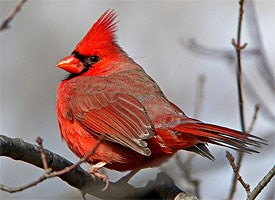
%> input picture hw4p/cardinal1.jpg, 275 x 200 px
$ octave --eval "result = extract_keypoints(imread('cardinal1.jpg'));"   (GNU Octave 9; MATLAB toolbox functions it lacks are replaced by stand-ins)
%> lines starting %> are read from the running program, lines starting %| are printed output that depends on the picture
function [x, y, scores, Ix, Iy] = extract_keypoints(image)

x = [];
y = [];

k = .05;


im = rgb2gray(image);
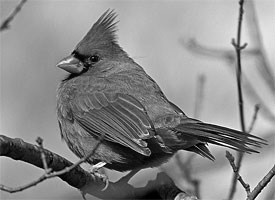
%> im: size 200x275 uint8; min 0, max 254, mean 137.1

I = im2double(im);

im = imresize(im, [375 750]);
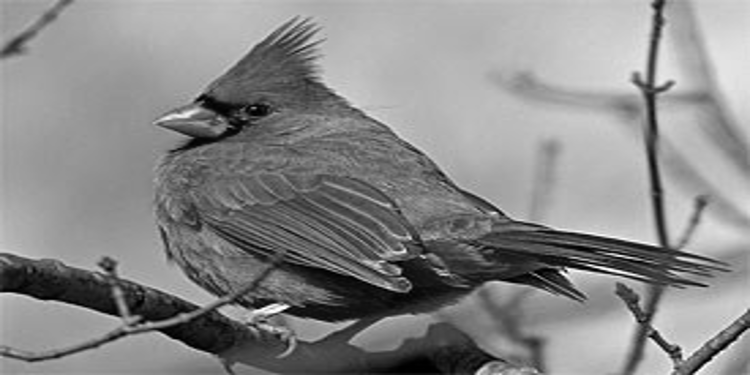
%> im: size 375x750 uint8; min 0, max 255, mean 137.1
[rows,columns]=size(im);
%> rows = 375; columns = 750


Ix = imfilter(im, [-1 0 1]);   % Image derivatives
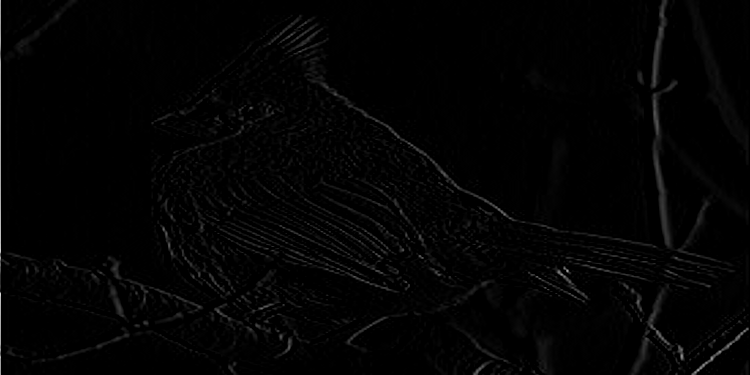
%> Ix: size 375x750 uint8; min 0, max 210, mean 3.4
Ix = im2double(Ix);
%> Ix: size 375x750 double
Iy = imfilter(im, [-1 0 1]');
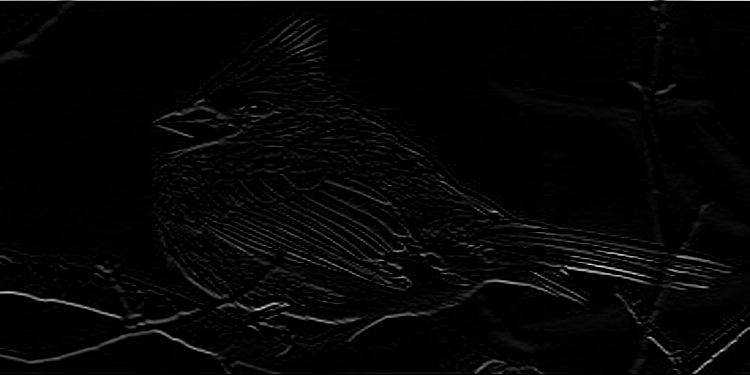
%> Iy: size 375x750 uint8; min 0, max 242, mean 5.3
Iy = im2double(Iy);
%> Iy: size 375x750 double

Ix2 = Ix.* Ix; % get Ix to the power of two
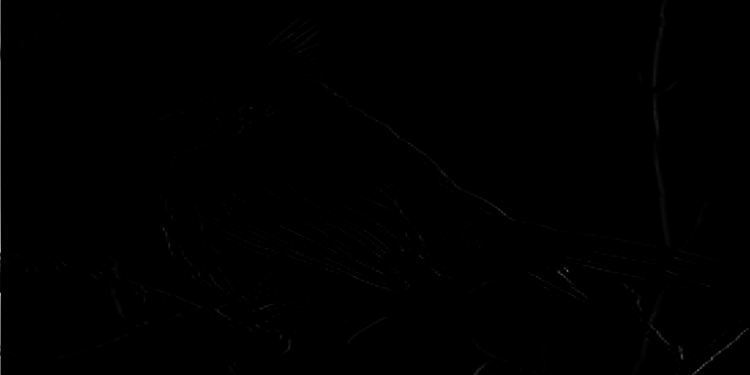
%> Ix2: size 375x750 double; min 0, max 0.678, mean 0.00179
Iy2 = Iy.* Iy; % get Iy to the power of two
Ixy = Ix .* Iy; %get the Ixy by multiply Ix and Iy


loop = 1;
for y=1:rows
    for x=1:columns

        if y == 1 || y == 2 || y == rows || y+1 == rows || x == 1 || x == 2 || x + 1 == columns || x == columns
            R(y,x) = 0;
        else

            Matrix = [sum(sum(Ix2(y-2:y+2,x-2:x+2))), sum(sum(Ixy(y-2:y+2,x-2:x+2))); sum(sum(Ixy(y-2:y+2,x-2:x+2))),sum(sum(Iy2(y-2:y+2,x-2:x+2)))];

            R(y, x) = det(Matrix) - k * trace(Matrix)^2;
            score(loop,1) = det(Matrix) - k * trace(Matrix)^2;
            score(loop,2) = x;
            score(loop,3) = y;
            loop = loop + 1;
        end
    end
end

thres=.05 * max(R(:));

[vals, inds] = sort(score(:,1), 'descend');

inds = inds(1:300);
x = [];
y = [];


for i = 1: size(inds)
    x(1,i) = score(inds(i),2);
    y(1,i) = score(inds(i), 3);
    scores(1,i) = score(inds(i),1);
end
%> (the run ends here)
